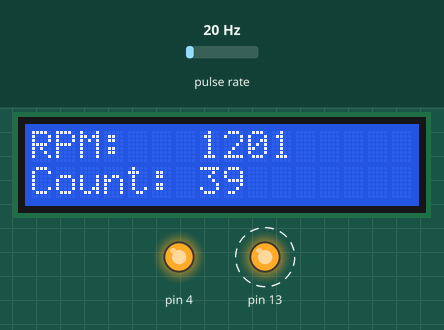
This sketch was run on a simulated Arduino Uno, built with avr-gcc and run on an emulated ATmega328P. Parts: 16×2 character LCD, output pins drawn as LEDs (lit = HIGH). Wiring (inferred from the names in the program): pulse sensor: data pin 3. Dashed ring = blinking. The test bench sets the inputs (shaded band); at power-on: pulse rate 20 Hz.

Above: at 2.0 s.
2.1 s: pulse rate (sensor on pin 3) set to 4 Hz
At 2.87 s:
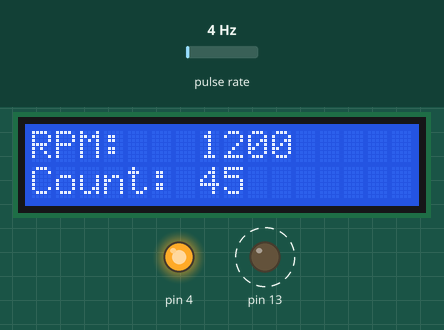
4.2 s: pulse rate (sensor on pin 3) set to 50 Hz
At 5.36 s:
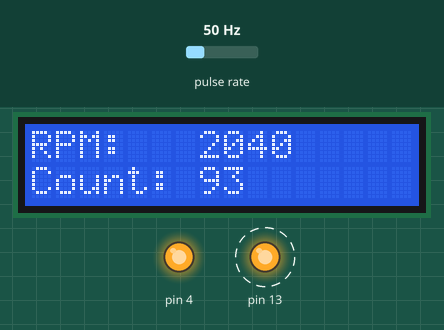
6.3 s: pulse rate (sensor on pin 3) set to 100 Hz
At 7.29 s:
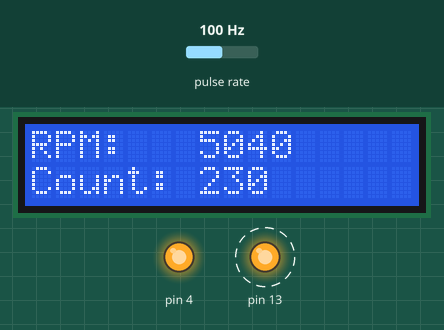
Timing chart, 0 to 13.9 s (numbered marks = the images above; inputs shaded):
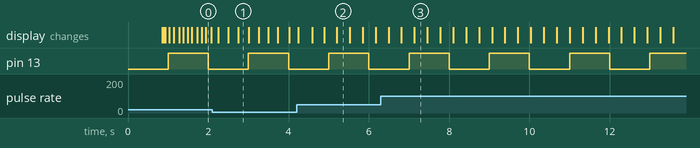

The sketch:

Tachometer.ino
```cpp
#include <LiquidCrystal_I2C.h>
#include <Arduino.h>
#include <avr/io.h>
#include <avr/interrupt.h>
#include <avr/power.h>
#include <avr/sleep.h>
#include <avr/wdt.h>
#include <LedControl.h>
#include <TimerOne.h>

#define LCD_ADDR 0x3F

const int sensorPin = 3;
const long sample_length = 1000000; //us

volatile unsigned long sensorCount;
volatile unsigned int rpm;
volatile boolean updated;
unsigned long curMillis;
unsigned long oldMillis;
unsigned long total_count;

LiquidCrystal_I2C lcd(LCD_ADDR, 2, 1, 0, 4, 5, 6, 7, 3, POSITIVE);

void rev() {
    sensorCount++;
    total_count++;
}

void timerIsr() {
    // Toggle LED
    digitalWrite( 13, digitalRead( 13 ) ^ 0x1 );
    // sensorCount (rev) * 1000 ms * 60 sec = sensorCount * 60000 rev
    // duration (ms)       1   sec   1  min                       min
    curMillis = millis();
    rpm = ( sensorCount * 60000 ) / (curMillis - oldMillis) ; //revs per minute (from us)
    updated = true;
    sensorCount = 0;
    oldMillis = curMillis;
}

void setup() {
    //globally disable inturrupts for setup
    cli();

    pinMode(13, OUTPUT);
    pinMode(4, OUTPUT);
    pinMode(sensorPin, INPUT);
    Timer1.initialize(sample_length);
    // set a timer of length 100000 microseconds (or 0.1 sec - or 10Hz => the led will blink 5 times, 5 cycles of on-and-off, per second)
    Timer1.attachInterrupt( timerIsr );
    wdt_enable(WDTO_2S);
    attachInterrupt(digitalPinToInterrupt(sensorPin), rev, FALLING);
    Serial.begin(115200);
    digitalWrite(4, HIGH);
    // enable inturrupts, Here we go!
    sei();
    lcd.begin(16,2); // initialize the lcd
    lcd.home (); // go home
    lcd.setCursor (0, 0 );
    lcd.print("Hello User!");
    lcd.setCursor (0, 1 );
    lcd.print("Starting up...");
    delay(750);

}

void loop() {

    if (updated)
    {
        lcd.setCursor (0, 0 );
        lcd.print("RPM:   ");
        lcd.print(rpm);
        lcd.print("        ");
    }
        lcd.setCursor (0,1);
        lcd.print("Count: ");
        lcd.print(total_count);
        lcd.print("        ");

wdt_reset();  // Reset WDT timer
}
```

Measured:
- by itself, pin 13: alternates HIGH for 1.0 s and LOW for 1.0 s
